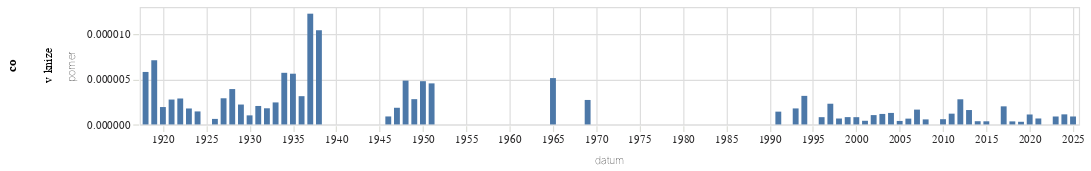

The notebook cell this image was saved under:
### Code cell
graf(vyvoj_vyskytu("(?i)v knize","v knize"))

### Figure 1 — Vega-Lite specification as saved in the notebook (floating-point values rounded to 4 significant figures)
{"config": {"title": {"font": "Noticia Text", "fontSize": 11.5, "anchor": "start", "lineHeight": 19, "fontWeight": "bolder", "subtitleFont": "Noticia Text", "subtitleFontSize": 10, "subtitleLineHeight": 15, "subtitlePadding": 10, "dy": -10, "color": "#292829", "subtitleColor": "#292829"}, "axis": {"labelFont": "Asap", "titleFont": "Asap", "fontWeight": "lighter", "titleFontWeight": "lighter", "labelFontSize": 9, "titleFontSize": 9, "labelPadding": 2, "titlePadding": 9, "domainOpacity": 0, "tickColor": "#DCDDD6", "labelColor": "#292829"}, "legend": {"labelFont": "Asap", "labelFontWeight": "normal", "titleFont": "Asap", "titleFontWeight": "normal", "labelFontSize": 9, "titleFontSize": 9, "labelColor": "#292829"}}, "data": {"name": "data-0edeeb2e6345d36aea5c08ede0073508"}, "mark": {"type": "bar"}, "encoding": {"row": {"field": "co", "type": "nominal"}, "x": {"field": "datum", "type": "temporal"}, "y": {"field": "pomer", "type": "quantitative"}}, "height": 100, "width": 800, "$schema": "https://vega.github.io/schema/vega-lite/v5.8.0.json", "datasets": {"data-0edeeb2e6345d36aea5c08ede0073508": [{"datum": "1918-01-01T00:00:00", "vyskytu": 1, "pocet_slov": 172010, "pomer": 5.814e-06, "co": "v knize"}, {"datum": "1919-01-01T00:00:00", "vyskytu": 11, "pocet_slov": 1547459, "pomer": 7.108e-06, "co": "v knize"}, {"datum": "1920-01-01T00:00:00", "vyskytu": 3, "pocet_slov": 1557497, "pomer": 1.926e-06, "co": "v knize"}, {"datum": "1921-01-01T00:00:00", "vyskytu": 5, "pocet_slov": 1814119, "pomer": 2.756e-06, "co": "v knize"}, {"datum": "1922-01-01T00:00:00", "vyskytu": 5, "pocet_slov": 1739976, "pomer": 2.874e-06, "co": "v knize"}, {"datum": "1923-01-01T00:00:00", "vyskytu": 2, "pocet_slov": 1131296, "pomer": 1.768e-06, "co": "v knize"}, {"datum": "1924-01-01T00:00:00", "vyskytu": 2, "pocet_slov": 1386775, "pomer": 1.442e-06, "co": "v knize"}, {"datum": "1925-01-01T00:00:00", "vyskytu": 0, "pocet_slov": 989387, "pomer": 0.0, "co": "v knize"}, {"datum": "1926-01-01T00:00:00", "vyskytu": 1, "pocet_slov": 1629693, "pomer": 6.136e-07, "co": "v knize"}, {"datum": "1927-01-01T00:00:00", "vyskytu": 5, "pocet_slov": 1725378, "pomer": 2.898e-06, "co": "v knize"}, {"datum": "1928-01-01T00:00:00", "vyskytu": 7, "pocet_slov": 1786584, "pomer": 3.918e-06, "co": "v knize"}, {"datum": "1929-01-01T00:00:00", "vyskytu": 2, "pocet_slov": 907519, "pomer": 2.204e-06, "co": "v knize"}, {"datum": "1930-01-01T00:00:00", "vyskytu": 2, "pocet_slov": 1990549, "pomer": 1.005e-06, "co": "v knize"}, {"datum": "1931-01-01T00:00:00", "vyskytu": 3, "pocet_slov": 1466185, "pomer": 2.046e-06, "co": "v knize"}, {"datum": "1932-01-01T00:00:00", "vyskytu": 2, "pocet_slov": 1117587, "pomer": 1.79e-06, "co": "v knize"}, {"datum": "1933-01-01T00:00:00", "vyskytu": 3, "pocet_slov": 1230441, "pomer": 2.438e-06, "co": "v knize"}, {"datum": "1934-01-01T00:00:00", "vyskytu": 5, "pocet_slov": 874472, "pomer": 5.718e-06, "co": "v knize"}, {"datum": "1935-01-01T00:00:00", "vyskytu": 4, "pocet_slov": 712050, "pomer": 5.618e-06, "co": "v knize"}, {"datum": "1936-01-01T00:00:00", "vyskytu": 3, "pocet_slov": 958205, "pomer": 3.131e-06, "co": "v knize"}, {"datum": "1937-01-01T00:00:00", "vyskytu": 9, "pocet_slov": 733783, "pomer": 1.227e-05, "co": "v knize"}, {"datum": "1938-01-01T00:00:00", "vyskytu": 4, "pocet_slov": 383461, "pomer": 1.043e-05, "co": "v knize"}, {"datum": "1945-01-01T00:00:00", "vyskytu": 0, "pocet_slov": 140144, "pomer": 0.0, "co": "v knize"}, {"datum": "1946-01-01T00:00:00", "vyskytu": 1, "pocet_slov": 1129068, "pomer": 8.857e-07, "co": "v knize"}, {"datum": "1947-01-01T00:00:00", "vyskytu": 2, "pocet_slov": 1083098, "pomer": 1.847e-06, "co": "v knize"}, {"datum": "1948-01-01T00:00:00", "vyskytu": 3, "pocet_slov": 618132, "pomer": 4.853e-06, "co": "v knize"}, {"datum": "1949-01-01T00:00:00", "vyskytu": 1, "pocet_slov": 357203, "pomer": 2.8e-06, "co": "v knize"}, {"datum": "1950-01-01T00:00:00", "vyskytu": 1, "pocet_slov": 208781, "pomer": 4.79e-06, "co": "v knize"}, {"datum": "1951-01-01T00:00:00", "vyskytu": 1, "pocet_slov": 219888, "pomer": 4.548e-06, "co": "v knize"}, {"datum": "1952-01-01T00:00:00", "vyskytu": 0, "pocet_slov": 189920, "pomer": 0.0, "co": "v knize"}, {"datum": "1953-01-01T00:00:00", "vyskytu": 0, "pocet_slov": 114518, "pomer": 0.0, "co": "v knize"}, {"datum": "1954-01-01T00:00:00", "vyskytu": 0, "pocet_slov": 98416, "pomer": 0.0, "co": "v knize"}, {"datum": "1955-01-01T00:00:00", "vyskytu": 0, "pocet_slov": 78833, "pomer": 0.0, "co": "v knize"}, {"datum": "1956-01-01T00:00:00", "vyskytu": 0, "pocet_slov": 138430, "pomer": 0.0, "co": "v knize"}, {"datum": "1957-01-01T00:00:00", "vyskytu": 0, "pocet_slov": 137388, "pomer": 0.0, "co": "v knize"}, {"datum": "1958-01-01T00:00:00", "vyskytu": 0, "pocet_slov": 142112, "pomer": 0.0, "co": "v knize"}, {"datum": "1959-01-01T00:00:00", "vyskytu": 0, "pocet_slov": 141333, "pomer": 0.0, "co": "v knize"}, {"datum": "1960-01-01T00:00:00", "vyskytu": 0, "pocet_slov": 181817, "pomer": 0.0, "co": "v knize"}, {"datum": "1961-01-01T00:00:00", "vyskytu": 0, "pocet_slov": 216288, "pomer": 0.0, "co": "v knize"}, {"datum": "1962-01-01T00:00:00", "vyskytu": 0, "pocet_slov": 98793, "pomer": 0.0, "co": "v knize"}, {"datum": "1963-01-01T00:00:00", "vyskytu": 0, "pocet_slov": 139432, "pomer": 0.0, "co": "v knize"}, {"datum": "1964-01-01T00:00:00", "vyskytu": 0, "pocet_slov": 288820, "pomer": 0.0, "co": "v knize"}, {"datum": "1965-01-01T00:00:00", "vyskytu": 1, "pocet_slov": 194814, "pomer": 5.133e-06, "co": "v knize"}, {"datum": "1966-01-01T00:00:00", "vyskytu": 0, "pocet_slov": 247115, "pomer": 0.0, "co": "v knize"}, {"datum": "1967-01-01T00:00:00", "vyskytu": 0, "pocet_slov": 225198, "pomer": 0.0, "co": "v knize"}, {"datum": "1968-01-01T00:00:00", "vyskytu": 0, "pocet_slov": 559905, "pomer": 0.0, "co": "v knize"}, {"datum": "1969-01-01T00:00:00", "vyskytu": 1, "pocet_slov": 368721, "pomer": 2.712e-06, "co": "v knize"}, {"datum": "1970-01-01T00:00:00", "vyskytu": 0, "pocet_slov": 248046, "pomer": 0.0, "co": "v knize"}, {"datum": "1971-01-01T00:00:00", "vyskytu": 0, "pocet_slov": 263102, "pomer": 0.0, "co": "v knize"}, {"datum": "1972-01-01T00:00:00", "vyskytu": 0, "pocet_slov": 213032, "pomer": 0.0, "co": "v knize"}, {"datum": "1973-01-01T00:00:00", "vyskytu": 0, "pocet_slov": 280835, "pomer": 0.0, "co": "v knize"}, {"datum": "1974-01-01T00:00:00", "vyskytu": 0, "pocet_slov": 291980, "pomer": 0.0, "co": "v knize"}, {"datum": "1975-01-01T00:00:00", "vyskytu": 0, "pocet_slov": 335255, "pomer": 0.0, "co": "v knize"}, {"datum": "1976-01-01T00:00:00", "vyskytu": 0, "pocet_slov": 244998, "pomer": 0.0, "co": "v knize"}, {"datum": "1977-01-01T00:00:00", "vyskytu": 0, "pocet_slov": 253702, "pomer": 0.0, "co": "v knize"}, {"datum": "1978-01-01T00:00:00", "vyskytu": 0, "pocet_slov": 289894, "pomer": 0.0, "co": "v knize"}, {"datum": "1979-01-01T00:00:00", "vyskytu": 0, "pocet_slov": 252883, "pomer": 0.0, "co": "v knize"}, {"datum": "1980-01-01T00:00:00", "vyskytu": 0, "pocet_slov": 242065, "pomer": 0.0, "co": "v knize"}, {"datum": "1981-01-01T00:00:00", "vyskytu": 0, "pocet_slov": 134899, "pomer": 0.0, "co": "v knize"}, {"datum": "1982-01-01T00:00:00", "vyskytu": 0, "pocet_slov": 186973, "pomer": 0.0, "co": "v knize"}, {"datum": "1983-01-01T00:00:00", "vyskytu": 0, "pocet_slov": 227768, "pomer": 0.0, "co": "v knize"}, {"datum": "1984-01-01T00:00:00", "vyskytu": 0, "pocet_slov": 191735, "pomer": 0.0, "co": "v knize"}, {"datum": "1985-01-01T00:00:00", "vyskytu": 0, "pocet_slov": 165973, "pomer": 0.0, "co": "v knize"}, {"datum": "1986-01-01T00:00:00", "vyskytu": 0, "pocet_slov": 98877, "pomer": 0.0, "co": "v knize"}, {"datum": "1987-01-01T00:00:00", "vyskytu": 0, "pocet_slov": 149991, "pomer": 0.0, "co": "v knize"}, {"datum": "1988-01-01T00:00:00", "vyskytu": 0, "pocet_slov": 167631, "pomer": 0.0, "co": "v knize"}, {"datum": "1989-01-01T00:00:00", "vyskytu": 0, "pocet_slov": 255151, "pomer": 0.0, "co": "v knize"}, {"datum": "1990-01-01T00:00:00", "vyskytu": 0, "pocet_slov": 833434, "pomer": 0.0, "co": "v knize"}, {"datum": "1991-01-01T00:00:00", "vyskytu": 2, "pocet_slov": 1410605, "pomer": 1.418e-06, "co": "v knize"}, {"datum": "1992-01-01T00:00:00", "vyskytu": 0, "pocet_slov": 1217148, "pomer": 0.0, "co": "v knize"}, {"datum": "1993-01-01T00:00:00", "vyskytu": 2, "pocet_slov": 1127475, "pomer": 1.774e-06, "co": "v knize"}, {"datum": "1994-01-01T00:00:00", "vyskytu": 3, "pocet_slov": 948063, "pomer": 3.164e-06, "co": "v knize"}, {"datum": "1995-01-01T00:00:00", "vyskytu": 0, "pocet_slov": 1138209, "pomer": 0.0, "co": "v knize"}, {"datum": "1996-01-01T00:00:00", "vyskytu": 1, "pocet_slov": 1240947, "pomer": 8.058e-07, "co": "v knize"}, {"datum": "1997-01-01T00:00:00", "vyskytu": 5, "pocet_slov": 2179318, "pomer": 2.294e-06, "co": "v knize"}, {"datum": "1998-01-01T00:00:00", "vyskytu": 1, "pocet_slov": 1522654, "pomer": 6.567e-07, "co": "v knize"}, {"datum": "1999-01-01T00:00:00", "vyskytu": 2, "pocet_slov": 2465372, "pomer": 8.112e-07, "co": "v knize"}, {"datum": "2000-01-01T00:00:00", "vyskytu": 2, "pocet_slov": 2483127, "pomer": 8.054e-07, "co": "v knize"}, {"datum": "2001-01-01T00:00:00", "vyskytu": 1, "pocet_slov": 2462192, "pomer": 4.061e-07, "co": "v knize"}, {"datum": "2002-01-01T00:00:00", "vyskytu": 2, "pocet_slov": 1931845, "pomer": 1.035e-06, "co": "v knize"}, {"datum": "2003-01-01T00:00:00", "vyskytu": 3, "pocet_slov": 2578085, "pomer": 1.164e-06, "co": "v knize"}, {"datum": "2004-01-01T00:00:00", "vyskytu": 3, "pocet_slov": 2351739, "pomer": 1.276e-06, "co": "v knize"}, {"datum": "2005-01-01T00:00:00", "vyskytu": 1, "pocet_slov": 2582168, "pomer": 3.873e-07, "co": "v knize"}, {"datum": "2006-01-01T00:00:00", "vyskytu": 1, "pocet_slov": 1552476, "pomer": 6.441e-07, "co": "v knize"}, {"datum": "2007-01-01T00:00:00", "vyskytu": 3, "pocet_slov": 1826653, "pomer": 1.642e-06, "co": "v knize"}, {"datum": "2008-01-01T00:00:00", "vyskytu": 1, "pocet_slov": 1786832, "pomer": 5.596e-07, "co": "v knize"}, {"datum": "2009-01-01T00:00:00", "vyskytu": 0, "pocet_slov": 2116415, "pomer": 0.0, "co": "v knize"}, {"datum": "2010-01-01T00:00:00", "vyskytu": 1, "pocet_slov": 1718642, "pomer": 5.819e-07, "co": "v knize"}, {"datum": "2011-01-01T00:00:00", "vyskytu": 3, "pocet_slov": 2512843, "pomer": 1.194e-06, "co": "v knize"}, {"datum": "2012-01-01T00:00:00", "vyskytu": 6, "pocet_slov": 2154063, "pomer": 2.785e-06, "co": "v knize"}, {"datum": "2013-01-01T00:00:00", "vyskytu": 2, "pocet_slov": 1253654, "pomer": 1.595e-06, "co": "v knize"}, {"datum": "2014-01-01T00:00:00", "vyskytu": 1, "pocet_slov": 2797907, "pomer": 3.574e-07, "co": "v knize"}, {"datum": "2015-01-01T00:00:00", "vyskytu": 1, "pocet_slov": 2883253, "pomer": 3.468e-07, "co": "v knize"}, {"datum": "2016-01-01T00:00:00", "vyskytu": 0, "pocet_slov": 3088746, "pomer": 0.0, "co": "v knize"}, {"datum": "2017-01-01T00:00:00", "vyskytu": 5, "pocet_slov": 2494184, "pomer": 2.005e-06, "co": "v knize"}, {"datum": "2018-01-01T00:00:00", "vyskytu": 1, "pocet_slov": 2950192, "pomer": 3.39e-07, "co": "v knize"}, {"datum": "2019-01-01T00:00:00", "vyskytu": 1, "pocet_slov": 3385704, "pomer": 2.954e-07, "co": "v knize"}, {"datum": "2020-01-01T00:00:00", "vyskytu": 4, "pocet_slov": 3628168, "pomer": 1.102e-06, "co": "v knize"}, {"datum": "2021-01-01T00:00:00", "vyskytu": 2, "pocet_slov": 3028906, "pomer": 6.603e-07, "co": "v knize"}, {"datum": "2022-01-01T00:00:00", "vyskytu": 0, "pocet_slov": 4156918, "pomer": 0.0, "co": "v knize"}, {"datum": "2023-01-01T00:00:00", "vyskytu": 4, "pocet_slov": 4543342, "pomer": 8.804e-07, "co": "v knize"}, {"datum": "2024-01-01T00:00:00", "vyskytu": 5, "pocet_slov": 4476204, "pomer": 1.117e-06, "co": "v knize"}, {"datum": "2025-01-01T00:00:00", "vyskytu": 2, "pocet_slov": 2270793, "pomer": 8.807e-07, "co": "v knize"}]}}
